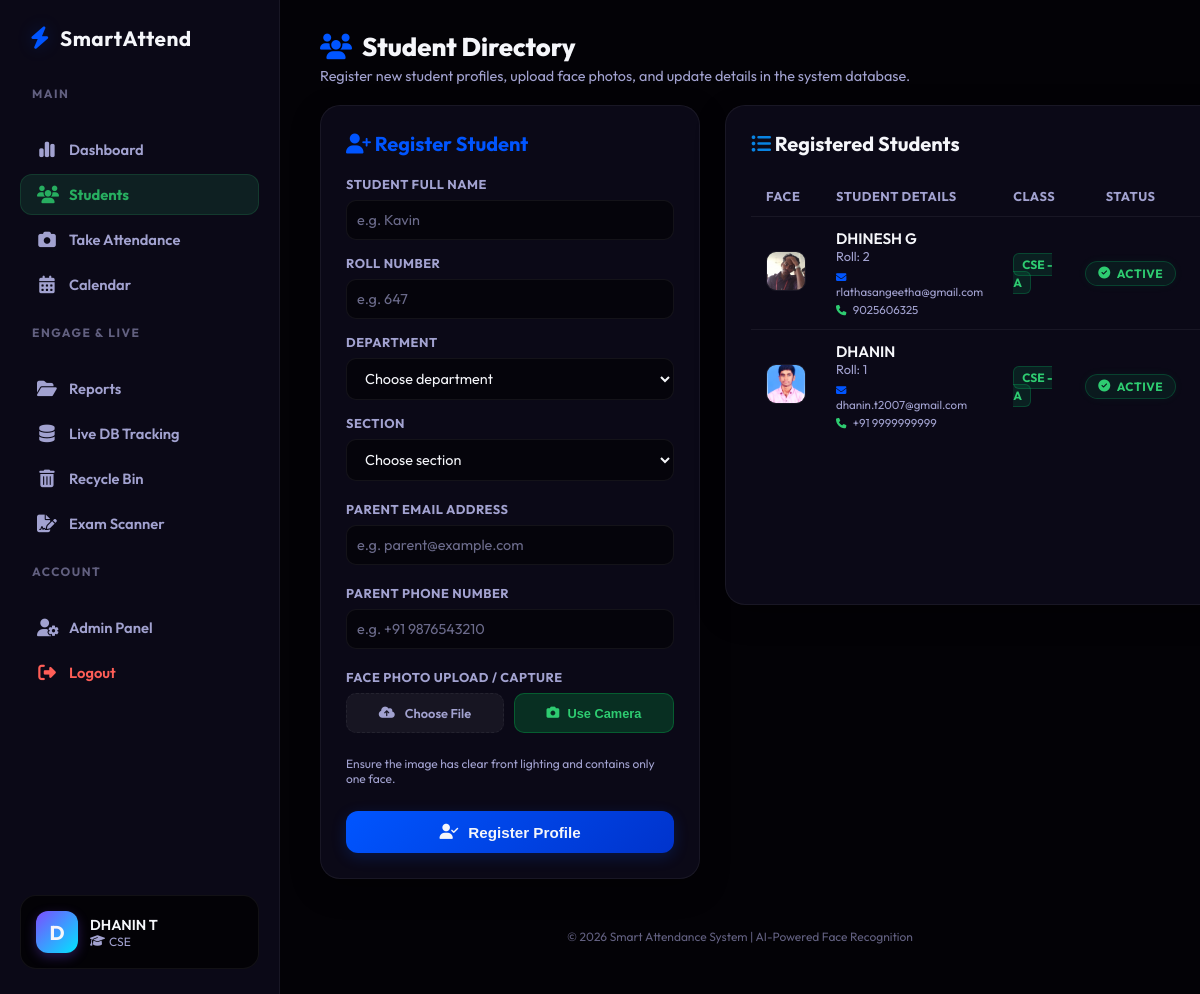
Page /students/ (signed in) on the committed database.
### attendance/models.py (models this page shows, shortened)
class FacultyProfile(models.Model):
    user = models.OneToOneField(User, on_delete=models.CASCADE, related_name='profile')
    full_name = models.CharField(max_length=150)
    department = models.CharField(max_length=100)

class Student(models.Model):
    name = models.CharField(max_length=100)
    roll_number = models.CharField(max_length=50, blank=True, null=True, help_text="Roll number of the student.")
    department = models.CharField(max_length=100, blank=True, null=True, help_text="Department, e.g. CSE, MECH, ECE.")
    section = models.CharField(max_length=50, blank=True, null=True, help_text="Section, e.g. A, B, I, N.")
    parent_email = models.EmailField(blank=True, null=True, help_text="Parent contact email address.")
    parent_phone = models.CharField(max_length=20, blank=True, null=True, help_text="Parent contact phone number.")
    photo = models.ImageField(upload_to='students/')
    encoding = models.TextField(
        blank=True,
        null=True,
        help_text="512-dimensional face encoding vector stored as a JSON array of floats."
    )
    processing_status = models.TextField(
        blank=True,
        null=True,
        default='{"step": 0, "text": "Queued for processing...", "percent": 5}',
        help_text="JSON representation of current background processing status."
    )
    created_at = models.DateTimeField(auto_now_add=True)

### attendance/views.py (the view)
# urls.py: path('students/', views.manage_students, name='manage_students'),
@login_required
def manage_students(request):
    students = Student.objects.all().order_by('-created_at')
    departments = Department.objects.all()
    sections = Section.objects.all()
    context = {
        'students': students,
        'departments': departments,
        'sections': sections,
    }
    return render(request, 'attendance/manage_students.html', context)

### attendance/templates/attendance/manage_students.html (shortened to what this page needs)
{% extends 'attendance/base.html' %}
{% load static %}
{% block nav_students %}active{% endblock %}
{% block content %}
<div style="margin-bottom: 20px;">
    <h1 style="font-size: 1.6rem; font-weight: 800; display: flex; align-items: center; gap: 10px;">
        <i class="fa-solid fa-users" style="color: var(--primary);"></i> Student Directory
    </h1>
    <p style="color: var(--text-secondary); font-size: 0.9rem; margin-top: 4px;">
        Register new student profiles, upload face photos, and update details in the system database.
    </p>
</div>
<div class="students-dashboard-grid">
    <div class="student-form-card">
        <h2 id="form-title" style="font-size: 1.25rem; font-weight: 700; margin-bottom: 20px; color: var(--primary);">
            <i class="fa-solid fa-user-plus"></i> Register Student
        </h2>
        <form id="student-form" method="POST" enctype="multipart/form-data">
            <div class="form-group" style="margin-bottom: 15px;">
                <label class="form-label" for="student-name">Student Full Name</label>
                <input type="text" id="student-name" name="name" class="form-select" style="padding: 10px;" placeholder="e.g. Kavin" required>
            </div>
            <div class="form-group" style="margin-bottom: 15px;">
                <label class="form-label" for="student-roll">Roll Number</label>
                <input type="text" id="student-roll" name="roll_number" class="form-select" style="padding: 10px;" placeholder="e.g. 647" required>
            </div>
            <div class="form-group" style="margin-bottom: 15px;">
                <label class="form-label" for="student-dept">Department</label>
                <select id="student-dept" name="department" class="form-select" required>
                    <option value="" disabled selected>Choose department</option>
                </select>
            </div>
            <div class="form-group" style="margin-bottom: 20px;">
                <label class="form-label" for="student-sec">Section</label>
                <select id="student-sec" name="section" class="form-select" required>
                    <option value="" disabled selected>Choose section</option>
                </select>
            </div>
            <div class="form-group" style="margin-bottom: 20px;">
                <label class="form-label" for="student-email">Parent Email Address</label>
                <input type="email" id="student-email" name="parent_email" class="form-select" style="padding: 10px;" placeholder="e.g. parent@example.com">
            </div>
            <div class="form-group" style="margin-bottom: 20px;">
                <label class="form-label" for="student-phone">Parent Phone Number</label>
                <input type="text" id="student-phone" name="parent_phone" class="form-select" style="padding: 10px;" placeholder="e.g. +91 9876543210">
            </div>
            <div class="form-group" style="margin-bottom: 25px;">
                <label class="form-label">Face Photo Upload / Capture</label>
                <div style="display: flex; gap: 10px; margin-bottom: 10px;">
                    <div class="file-upload-wrapper" style="flex: 1; margin-top: 0;">
                        <div class="file-upload-btn" id="upload-btn-label" style="height: 40px; font-size: 0.8rem; padding: 0 10px;">
                            <i class="fa-solid fa-cloud-arrow-up"></i> Choose File
                        </div>
                    </div>
                    <button type="button" id="btn-open-camera" class="btn-panel-action green-btn" style="flex: 1; height: 40px; display: flex; align-items: center; justify-content: center; gap: 8px; border-radius: 10px; font-size: 0.8rem; margin: 0; padding: 0;">
                        <i class="fa-solid fa-camera"></i> Use Camera
                    </button>
                </div>
                <small style="display: block; color: var(--text-secondary); font-size: 0.75rem; margin-top: 5px;">
                    Ensure the image has clear front lighting and contains only one face.
                </small>
            </div>
            <button type="submit" id="btn-submit-form" class="btn-submit" style="width: 100%; justify-content: center; height: 42px;">
                <i class="fa-solid fa-user-check"></i> Register Profile
            </button>
        </form>
    </div>
    <div class="student-list-card">
        <h2 style="font-size: 1.25rem; font-weight: 700; margin-bottom: 20px; display: flex; justify-content: space-between; align-items: center;">
            <span><i class="fa-solid fa-list-ul" style="color: var(--accent-blue);"></i> Registered Students</span>
        </h2>
        <div class="table-container" style="max-height: 520px; overflow-y: auto;">
            {% if students %}
            <table class="student-table">
                <thead>
                    <tr>
                        <th style="width: 70px;">Face</th>
                        <th>Student Details</th>
                        <th>Class</th>
                        <th style="text-align: center; width: 115px;">Status</th>
                        <th style="text-align: center; width: 150px;">Actions</th>
                    </tr>
                </thead>
                <tbody>
                    {% for student in students %}
                    <tr id="student-row-{{ student.id }}">
                        <td>
                            {% if student.photo %}
                            <img src="{{ student.photo.url }}" class="student-row-avatar" alt="Avatar">
                            {% else %}
                            <img src="{% static 'attendance/default-avatar.png' %}" class="student-row-avatar" alt="Avatar">
                            {% endif %}
                        </td>
                        <td>
                            <div class="student-row-name">{{ student.name }}</div>
                            <div class="student-row-roll">Roll: {{ student.roll_number }}</div>
                            <div style="font-size: 0.72rem; color: var(--text-secondary); margin-top: 5px; display: flex; flex-direction: column; gap: 3px;">
                                {% if student.parent_email %}
                                <span><i class="fa-solid fa-envelope" style="color: var(--primary); font-size: 0.65rem; margin-right: 4px;"></i> {{ student.parent_email }}</span>
                                {% endif %}
                                {% if student.parent_phone %}
                                <span><i class="fa-solid fa-phone" style="color: var(--accent-emerald); font-size: 0.65rem; margin-right: 4px;"></i> {{ student.parent_phone }}</span>
                                {% endif %}
                            </div>
                        </td>
                        <td>
                            <span class="badge-period" style="background: rgba(0, 230, 118, 0.1); color: var(--accent-emerald); border-color: rgba(0, 230, 118, 0.2);">
                                {{ student.department }} - {{ student.section }}
                            </span>
                        </td>
                        <td style="text-align: center;">
                            <div class="status-badge-container" id="status-container-{{ student.id }}" data-student-id="{{ student.id }}" data-has-encoding="{% if student.encoding %}true{% else %}false{% endif %}">
                                {% if student.encoding %}
                                <span class="badge-status encoded"><i class="fa-solid fa-circle-check"></i> Active</span>
                                {% endif %}
                            </div>
                        </td>
                        <td>
                        </td>
                    </tr>
                    {% endfor %}
                </tbody>
            </table>
            {% else %}
            <div style="text-align: center; padding: 60px; color: var(--text-secondary);">
                <i class="fa-solid fa-user-slash" style="font-size: 3rem; color: var(--text-muted); margin-bottom: 15px;"></i>
                <p>No registered student profiles found in the database directory.</p>
            </div>
            {% endif %}
        </div>
    </div>
</div>
{% endblock %}

### attendance/templates/attendance/base.html (shortened to what this page needs)
{% load static %}
<!DOCTYPE html>
<html lang="en">
<head>
    <link rel="stylesheet" href="{% static 'attendance/style.css' %}?v=2.9">
    <link rel="stylesheet" href="https://cdnjs.cloudflare.com/ajax/libs/font-awesome/6.4.0/css/all.min.css">
</head>
<body class="dark-theme">
    <div class="app-layout">
        <aside class="sidebar">
            <div class="sidebar-logo">
                <a href="{% url 'dashboard' %}" class="brand-logo">
                    <i class="fa-solid fa-bolt"></i>
                    <span>SmartAttend</span>
                </a>
            </div>
            <div class="sidebar-menu-wrapper">
                <div class="sidebar-section-label">MAIN</div>
                <nav class="sidebar-nav">
                    <a href="{% url 'dashboard' %}" class="sidebar-nav-item {% block nav_dashboard %}{% endblock %}">
                        <i class="fa-solid fa-chart-simple"></i> Dashboard
                    </a>
                    <a href="{% url 'manage_students' %}" class="sidebar-nav-item {% block nav_students %}{% endblock %}">
                        <i class="fa-solid fa-users"></i> Students
                    </a>
                    <a href="{% url 'take_attendance_setup' %}" class="sidebar-nav-item {% block nav_take_attendance %}{% endblock %}">
                        <i class="fa-solid fa-camera"></i> Take Attendance
                    </a>
                    <a href="{% url 'calendar_page' %}" class="sidebar-nav-item {% block nav_calendar %}{% endblock %}">
                        <i class="fa-solid fa-calendar-days"></i> Calendar
                    </a>
                </nav>
                <div class="sidebar-section-label">ENGAGE & LIVE</div>
                <nav class="sidebar-nav">
                    <a href="{% url 'reports' %}" class="sidebar-nav-item {% block nav_reports %}{% endblock %}">
                        <i class="fa-solid fa-folder-open"></i> Reports
                    </a>
                    <a href="{% url 'database_tracking' %}" class="sidebar-nav-item {% block nav_tracking %}{% endblock %}">
                        <i class="fa-solid fa-database"></i> Live DB Tracking
                    </a>
                    <a href="{% url 'recycle_bin' %}" class="sidebar-nav-item {% block nav_recycle %}{% endblock %}">
                        <i class="fa-solid fa-trash-can"></i> Recycle Bin
                    </a>
                    <a href="{% url 'exam_list' %}" class="sidebar-nav-item {% block nav_exam %}{% endblock %}">
                        <i class="fa-solid fa-file-signature"></i> Exam Scanner
                    </a>
                </nav>
                <div class="sidebar-section-label">ACCOUNT</div>
                <nav class="sidebar-nav">
                    <a href="/admin/" target="_blank" class="sidebar-nav-item">
                        <i class="fa-solid fa-user-gear"></i> Admin Panel
                    </a>
                    <a href="{% url 'logout' %}" class="sidebar-nav-item btn-logout-sidebar">
                        <i class="fa-solid fa-right-from-bracket"></i> Logout
                    </a>
                </nav>
            </div>
            <div class="sidebar-user-widget">
                <div class="user-avatar-circle">
                    {% if request.user.profile.full_name %}
                        {{ request.user.profile.full_name|slice:":1"|upper }}
                    {% else %}
                        {{ request.user.username|slice:":1"|upper }}
                    {% endif %}
                </div>
                <div class="user-widget-info">
                    <div class="user-widget-name">
                        {% if request.user.profile.full_name %}
                            {{ request.user.profile.full_name }}
                        {% else %}
                            {{ request.user.username }}
                        {% endif %}
                    </div>
                    <div class="user-widget-role">
                        <i class="fa-solid fa-graduation-cap"></i>
                        {% if request.user.profile.department %}
                            {{ request.user.profile.department }}
                        {% else %}
                            CSE
                        {% endif %}
                    </div>
                </div>
            </div>
        </aside>
        <div class="main-content-wrapper">
            <main>
                {% block content %}
                {% endblock %}
            </main>
            <footer class="footer-note">
                <p>&copy; 2026 Smart Attendance System | AI-Powered Face Recognition</p>
            </footer>
        </div>
    </div>
</body>
</html>

### rows in the picture
Student: photo (picture), name "DHINESH G", roll_number "2", parent_email "rlathasangeetha@gmail.com", parent_phone "9025606325", department "CSE", section "A", shows "ACTIVE"
Student: photo (picture), name "DHANIN", roll_number "1", parent_email "dhanin.t2007@gmail.com", parent_phone "+91 9999999999", department "CSE", section "A", shows "ACTIVE"

### other values in the picture
{{ request.user.profile.full_name|slice:":1"|upper }} "D"
{{ request.user.profile.full_name }} "DHANIN T"
{{ request.user.profile.department }} "CSE"
